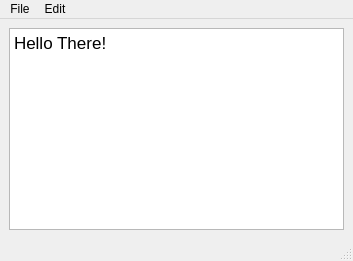
<?xml version="1.0" encoding="UTF-8"?>
<ui version="4.0">
 <class>MainWindow</class>
 <widget class="QMainWindow" name="MainWindow">
  <property name="geometry">
   <rect>
    <x>0</x>
    <y>0</y>
    <width>353</width>
    <height>261</height>
   </rect>
  </property>
  <property name="windowTitle">
   <string>MainWindow</string>
  </property>
  <widget class="QWidget" name="centralwidget">
   <layout class="QVBoxLayout" name="verticalLayout">
    <item>
     <widget class="QTextEdit" name="textEdit">
      <property name="html">
       <string>&lt;!DOCTYPE HTML PUBLIC &quot;-//W3C//DTD HTML 4.0//EN&quot; &quot;http://www.w3.org/TR/REC-html40/strict.dtd&quot;&gt;
&lt;html&gt;&lt;head&gt;&lt;meta name=&quot;qrichtext&quot; content=&quot;1&quot; /&gt;&lt;meta charset=&quot;utf-8&quot; /&gt;&lt;style type=&quot;text/css&quot;&gt;
p, li { white-space: pre-wrap; }
hr { height: 1px; border-width: 0; }
li.unchecked::marker { content: &quot;\2610&quot;; }
li.checked::marker { content: &quot;\2612&quot;; }
&lt;/style&gt;&lt;/head&gt;&lt;body style=&quot; font-family:'.AppleSystemUIFont'; font-size:13pt; font-weight:400; font-style:normal;&quot;&gt;
&lt;p style=&quot; margin-top:0px; margin-bottom:0px; margin-left:0px; margin-right:0px; -qt-block-indent:0; text-indent:0px;&quot;&gt;Hello There!&lt;/p&gt;&lt;/body&gt;&lt;/html&gt;</string>
      </property>
     </widget>
    </item>
   </layout>
  </widget>
  <widget class="QMenuBar" name="menubar">
   <property name="geometry">
    <rect>
     <x>0</x>
     <y>0</y>
     <width>353</width>
     <height>42</height>
    </rect>
   </property>
   <widget class="QMenu" name="menufile">
    <property name="title">
     <string>File</string>
    </property>
    <addaction name="actionNew"/>
    <addaction name="actionOpen"/>
    <addaction name="actionSave_as"/>
    <addaction name="actionPrint"/>
    <addaction name="actionExit"/>
   </widget>
   <widget class="QMenu" name="menuEdit">
    <property name="title">
     <string>Edit</string>
    </property>
    <addaction name="actionCopy"/>
    <addaction name="actionPaste"/>
    <addaction name="actionCut"/>
    <addaction name="actionUndo"/>
    <addaction name="actionRedo"/>
   </widget>
   <addaction name="menufile"/>
   <addaction name="menuEdit"/>
  </widget>
  <widget class="QStatusBar" name="statusbar"/>
  <action name="actionNew">
   <property name="icon">
    <iconset resource="resources.qrc">
     <normaloff>:/images/New.bmp</normaloff>:/images/New.bmp</iconset>
   </property>
   <property name="text">
    <string>New</string>
   </property>
  </action>
  <action name="actionOpen">
   <property name="icon">
    <iconset resource="resources.qrc">
     <normaloff>:/images/Open.bmp</normaloff>:/images/Open.bmp</iconset>
   </property>
   <property name="text">
    <string>Open</string>
   </property>
  </action>
  <action name="actionSave_as">
   <property name="icon">
    <iconset resource="resources.qrc">
     <normaloff>:/images/Save.bmp</normaloff>:/images/Save.bmp</iconset>
   </property>
   <property name="text">
    <string>Save as</string>
   </property>
  </action>
  <action name="actionPrint">
   <property name="text">
    <string>Print</string>
   </property>
  </action>
  <action name="actionExit">
   <property name="text">
    <string>Exit</string>
   </property>
  </action>
  <action name="actionCopy">
   <property name="text">
    <string>Copy</string>
   </property>
  </action>
  <action name="actionPaste">
   <property name="text">
    <string>Paste</string>
   </property>
  </action>
  <action name="actionCut">
   <property name="text">
    <string>Cut</string>
   </property>
  </action>
  <action name="actionUndo">
   <property name="text">
    <string>Undo</string>
   </property>
  </action>
  <action name="actionRedo">
   <property name="text">
    <string>Redo</string>
   </property>
  </action>
 </widget>
 <resources>
  <include location="resources.qrc"/>
 </resources>
 <connections/>
</ui>
